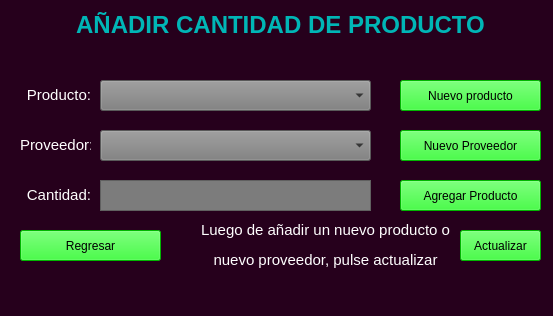
<?xml version="1.0" encoding="UTF-8"?>
<ui version="4.0">
 <class>inv2_editProd</class>
 <widget class="QMainWindow" name="inv2_editProd">
  <property name="geometry">
   <rect>
    <x>0</x>
    <y>0</y>
    <width>553</width>
    <height>316</height>
   </rect>
  </property>
  <property name="windowTitle">
   <string>MainWindow</string>
  </property>
  <property name="styleSheet">
   <string notr="true">background-color: rgb(38, 0, 28);</string>
  </property>
  <widget class="QWidget" name="centralwidget">
   <widget class="QLabel" name="editProd_label_producto">
    <property name="geometry">
     <rect>
      <x>20</x>
      <y>80</y>
      <width>71</width>
      <height>31</height>
     </rect>
    </property>
    <property name="styleSheet">
     <string notr="true">color: rgb(255, 255, 255);</string>
    </property>
    <property name="text">
     <string>&lt;html&gt;&lt;head/&gt;&lt;body&gt;&lt;p align=&quot;right&quot;&gt;&lt;span style=&quot; font-size:11pt; color:#ffffff;&quot;&gt;Producto:&lt;/span&gt;&lt;/p&gt;&lt;/body&gt;&lt;/html&gt;</string>
    </property>
   </widget>
   <widget class="QLabel" name="editProd_label_cantidad">
    <property name="geometry">
     <rect>
      <x>20</x>
      <y>180</y>
      <width>71</width>
      <height>31</height>
     </rect>
    </property>
    <property name="styleSheet">
     <string notr="true">color: rgb(255, 255, 255);</string>
    </property>
    <property name="text">
     <string>&lt;html&gt;&lt;head/&gt;&lt;body&gt;&lt;p align=&quot;right&quot;&gt;&lt;span style=&quot; font-size:11pt; color:#ffffff;&quot;&gt;Cantidad:&lt;/span&gt;&lt;/p&gt;&lt;/body&gt;&lt;/html&gt;</string>
    </property>
   </widget>
   <widget class="QPlainTextEdit" name="editProd_text_cantidad">
    <property name="geometry">
     <rect>
      <x>100</x>
      <y>180</y>
      <width>271</width>
      <height>31</height>
     </rect>
    </property>
    <property name="styleSheet">
     <string notr="true">background-color: rgb(124, 124, 124);</string>
    </property>
   </widget>
   <widget class="QPushButton" name="editProd_button_newProveedor">
    <property name="geometry">
     <rect>
      <x>400</x>
      <y>130</y>
      <width>141</width>
      <height>31</height>
     </rect>
    </property>
    <property name="styleSheet">
     <string notr="true">background-color: rgb(0, 255, 0);</string>
    </property>
    <property name="text">
     <string>Nuevo Proveedor</string>
    </property>
   </widget>
   <widget class="QComboBox" name="editProd_box_proveedorStock">
    <property name="geometry">
     <rect>
      <x>100</x>
      <y>130</y>
      <width>271</width>
      <height>31</height>
     </rect>
    </property>
    <property name="styleSheet">
     <string notr="true">background-color: rgb(124, 124, 124);</string>
    </property>
   </widget>
   <widget class="QLabel" name="editProd_label_proveedor">
    <property name="geometry">
     <rect>
      <x>20</x>
      <y>130</y>
      <width>71</width>
      <height>31</height>
     </rect>
    </property>
    <property name="styleSheet">
     <string notr="true">color: rgb(255, 255, 255);</string>
    </property>
    <property name="text">
     <string>&lt;html&gt;&lt;head/&gt;&lt;body&gt;&lt;p align=&quot;right&quot;&gt;&lt;span style=&quot; font-size:11pt; color:#ffffff;&quot;&gt;Proveedor:&lt;/span&gt;&lt;/p&gt;&lt;/body&gt;&lt;/html&gt;</string>
    </property>
   </widget>
   <widget class="QPushButton" name="editProd_button_addProducto">
    <property name="geometry">
     <rect>
      <x>400</x>
      <y>180</y>
      <width>141</width>
      <height>31</height>
     </rect>
    </property>
    <property name="styleSheet">
     <string notr="true">background-color: rgb(0, 255, 0);</string>
    </property>
    <property name="text">
     <string>Agregar Producto</string>
    </property>
   </widget>
   <widget class="QLabel" name="editProd_label_titulo">
    <property name="geometry">
     <rect>
      <x>40</x>
      <y>0</y>
      <width>481</width>
      <height>51</height>
     </rect>
    </property>
    <property name="styleSheet">
     <string notr="true"/>
    </property>
    <property name="text">
     <string>&lt;html&gt;&lt;head/&gt;&lt;body&gt;&lt;p align=&quot;center&quot;&gt;&lt;span style=&quot; font-size:18pt; font-weight:600; color:#00b6b6;&quot;&gt;AÑADIR CANTIDAD DE PRODUCTO&lt;/span&gt;&lt;/p&gt;&lt;/body&gt;&lt;/html&gt;</string>
    </property>
   </widget>
   <widget class="QPushButton" name="editProd_button_newProducto">
    <property name="geometry">
     <rect>
      <x>400</x>
      <y>80</y>
      <width>141</width>
      <height>31</height>
     </rect>
    </property>
    <property name="styleSheet">
     <string notr="true">background-color: rgb(0, 255, 0);</string>
    </property>
    <property name="text">
     <string>Nuevo producto</string>
    </property>
   </widget>
   <widget class="QComboBox" name="editProd_box_productoStock">
    <property name="geometry">
     <rect>
      <x>100</x>
      <y>80</y>
      <width>271</width>
      <height>31</height>
     </rect>
    </property>
    <property name="styleSheet">
     <string notr="true">background-color: rgb(124, 124, 124);</string>
    </property>
   </widget>
   <widget class="QPushButton" name="editProd_button_addProducto_2">
    <property name="geometry">
     <rect>
      <x>460</x>
      <y>230</y>
      <width>81</width>
      <height>31</height>
     </rect>
    </property>
    <property name="styleSheet">
     <string notr="true">background-color: rgb(0, 255, 0);</string>
    </property>
    <property name="text">
     <string>Actualizar</string>
    </property>
   </widget>
   <widget class="QLabel" name="editProd_label_actualizar">
    <property name="geometry">
     <rect>
      <x>200</x>
      <y>220</y>
      <width>251</width>
      <height>51</height>
     </rect>
    </property>
    <property name="styleSheet">
     <string notr="true">color: rgb(255, 255, 255);</string>
    </property>
    <property name="text">
     <string>&lt;html&gt;&lt;head/&gt;&lt;body&gt;&lt;p align=&quot;center&quot;&gt;&lt;span style=&quot; font-size:11pt; color:#ffffff;&quot;&gt;Luego de añadir un nuevo producto o&lt;/span&gt;&lt;/p&gt;&lt;p align=&quot;center&quot;&gt;&lt;span style=&quot; font-size:11pt; color:#ffffff;&quot;&gt;nuevo proveedor, pulse actualizar&lt;/span&gt;&lt;/p&gt;&lt;/body&gt;&lt;/html&gt;</string>
    </property>
   </widget>
   <widget class="QPushButton" name="editProd_button_regresar">
    <property name="geometry">
     <rect>
      <x>20</x>
      <y>230</y>
      <width>141</width>
      <height>31</height>
     </rect>
    </property>
    <property name="styleSheet">
     <string notr="true">background-color: rgb(0, 255, 0);</string>
    </property>
    <property name="text">
     <string>Regresar</string>
    </property>
   </widget>
  </widget>
  <widget class="QMenuBar" name="menubar">
   <property name="geometry">
    <rect>
     <x>0</x>
     <y>0</y>
     <width>553</width>
     <height>21</height>
    </rect>
   </property>
  </widget>
  <widget class="QStatusBar" name="statusbar"/>
 </widget>
 <resources/>
 <connections/>
</ui>
